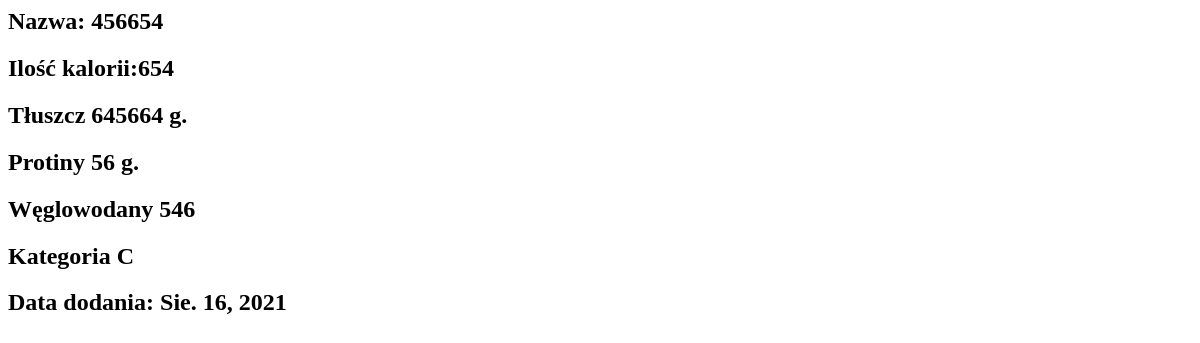
Page /produkty/23 on the earlier database version.
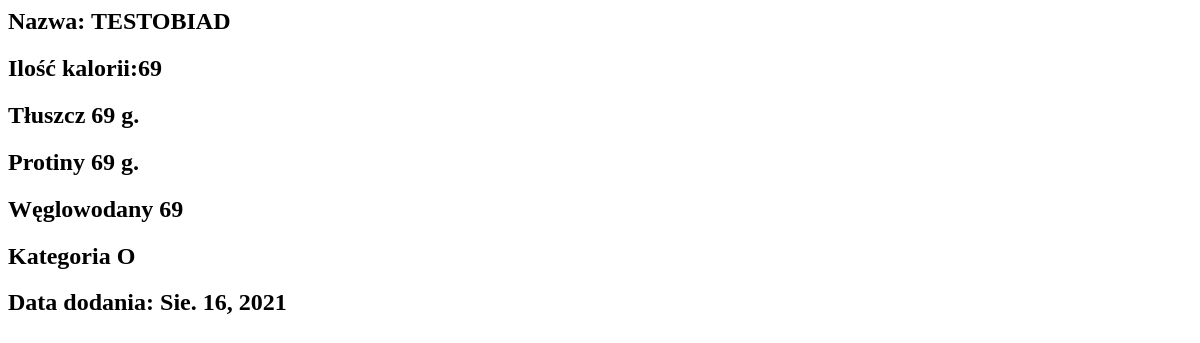
Same page on the later database version.
### base/models.py (models this page shows, shortened)
class Jedzenie(models.Model):
    Sniadanie = 'S'
    Sniadanie_II = 'S_II'
    Lunch = 'L'
    Obiad = 'O'
    Przekąska = 'P'
    Kolacja = 'K'
    Trening = 'T'
    Woda = 'W '
    CATEGORIES = [
        (Sniadanie, 'Sniadanie'),
        (Sniadanie_II, 'Sniadanie_II'),
        (Lunch, 'Lunch'),
        (Obiad, 'Obiad'),
        (Przekąska, 'Przekąska'),
        (Kolacja, 'Kolacja'),
        (Trening, 'Trening'),
        (Woda, 'Woda'),
    ]
    category = models.CharField(choices=CATEGORIES, max_length=4, verbose_name = "Kategoria")
    date = models.DateTimeField(auto_now_add=False,default=datetime.datetime.now())
    name = models.CharField(max_length=100, null=True, verbose_name = "Nazwa produktu")
    total_calories = models.IntegerField(verbose_name = "Kalorie")
    fat = models.IntegerField(verbose_name = "Tłuszcz")
    protein = models.IntegerField(verbose_name = "Proteiny")
    carbs = models.IntegerField(verbose_name = "Węglowodany")
    date_eaten = models.DateField(default=timezone.now,verbose_name = "Data spożycia")
    author = models.ForeignKey(User,on_delete=models.CASCADE)

### base/views.py (the view)
# urls.py: path('produkty/<int:pk>', ProduktView.as_view(), name='dodaj_view'),
class ProduktView(DetailView):
    model = Jedzenie
    context_object_name = 'produkty'
    template_name = 'base/produkty_detail.html'

### base/templates/base/produkty_detail.html (shortened to what this page needs)
<div class="task-wrapper" >
    <div class="task-title" >
        <h2>Nazwa: {{ produkty.name }}</h2>
        <h2>Ilość kalorii:{{ produkty.total_calories}}</h2>
        <h2>Tłuszcz {{ produkty.fat }} g.</h2>
        <h2>Protiny {{ produkty.protein}} g.</h2>
        <h2>Węglowodany {{ produkty.carbs}}</h2>
        <h2>Kategoria {{ produkty.category}}</h2>
        <h2>Data dodania: {{ produkty.date_eaten}}</h2>
</div>
</div>

Differences in the rows shown:
changed Jedzenie: name "456654" → "TESTOBIAD"; total_calories "654" → "69"; fat "645664" → "69"; protein "56" → "69"; carbs "546" → "69"; category "C" → "O"
